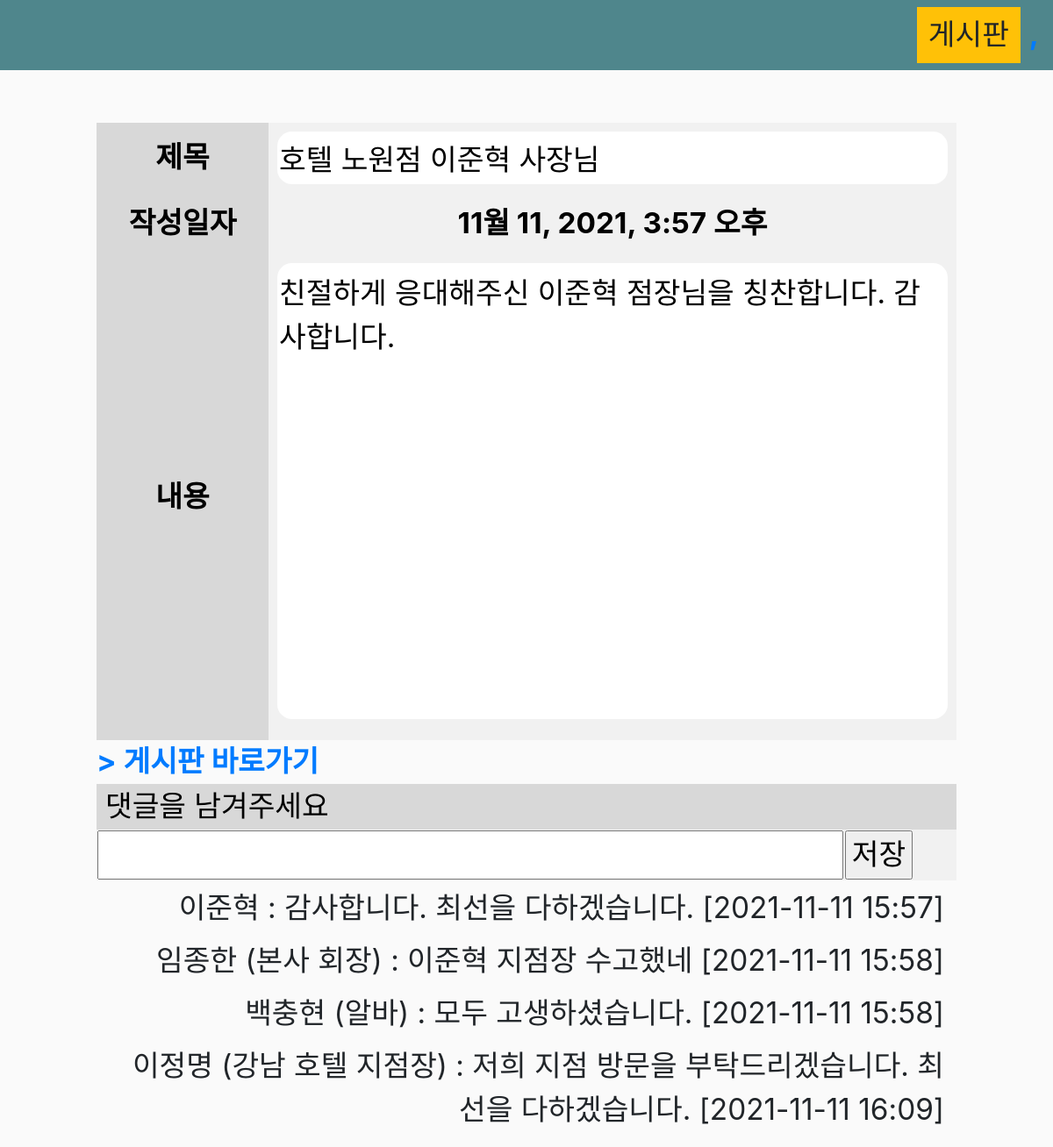
Page /board/23/ on the earlier database version.
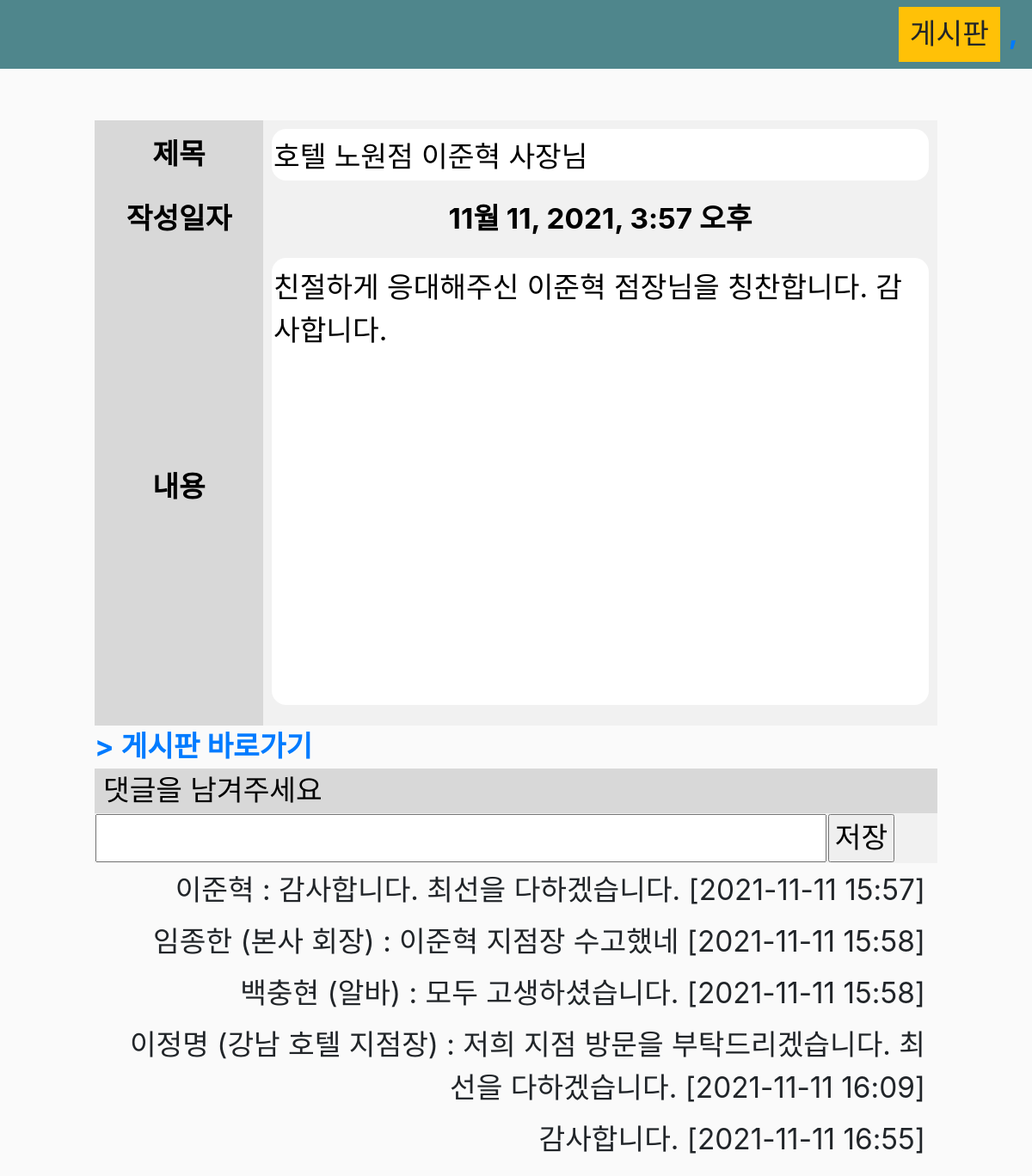
Same page on the later database version.
### board/models.py (models this page shows, shortened)
class Reply(models.Model):
    reply = models.ForeignKey(Board, on_delete=models.CASCADE)
    comment = models.CharField(max_length=200)
    rep_date = models.DateTimeField()

### board/views.py (the view)
# urls.py: path('<int:board_id>/', views.detail, name='detail'),
def detail(request, board_id):
    board = Board.objects.get(id=board_id)
    return render(request, 'board/detail.html', {'board': board})

### board/templates/board/detail.html (shortened to what this page needs)
<!DOCTYPE html>
{% load static %}
<html lang="kr">
<head>
    <link rel="stylesheet" href="https://stackpath.bootstrapcdn.com/bootstrap/4.4.1/css/bootstrap.min.css"
>
    <link rel="stylesheet" type="text/css" href="{% static 'css/main.css' %}">
</head>
<body>
    <nav class="navbar navbar-expand-lg navbar-dark bg-dark">
        <div class="collapse navbar-collapse" id="navbarSupportedContent">
            <div class="form-inline my-2 my-lg-0">
                <a href="{% url 'board:index' %}" class="btn btn-warning">게시판</a>
                <a href="#"> {{table}},
            </div>
        </div>
    </nav>
    <div class="container">
        <br>
        {% block content %}
        <body>
            <div class="content">
                <table class="board_for_read">
                    <tbody>
                        <tr>
                            <td class="td_title" style="text-align:center; width:20%;">제목</td>
                            <td style="padding:10px;">
                                <input type="text" name="title" id="title" value="{{ board.title }}" readonly/>
                            </td>
                        </tr>
                        <tr>
                            <td class="td_title" style="text-align:center; width:20%;">작성일자</td>
                            <td style="padding:10px;">
                                <span>{{ board.pub_date }}</span>
                            </td>
                        </tr>
                        <tr>
                            <td class="td_title" style="text-align:center;">내용</td>
                            <td style="padding:10px;">
                                <textarea name="detail" id="detail" rows="10" readonly>{{ board.content }}</textarea>
                            </td>
                        </tr>
                    </tbody>
                </table>
                <div style="text-align:left;">
                    <a href="{% url 'board:index' %}">> 게시판 바로가기</a>
                </div>
                <form action="{% url 'board:create_reply' board.id %}" method="post">
                <table class="board_for_read">
                    <tbody>
                        <tr>
                            <td colspan="2" class="td_title" style="text-align:left; padding-left:10px; height:30px;">댓글을 남겨주세요</td>
                        </tr>
                        <tr>
                            <td style="text-align:center;">
                                <input type="text" name="comment" id="comment" style="width:100%">
                            </td>
                            <td><input type="submit" value="저장"></td>
                        </tr>
                    </tbody>
                </table>
                </form>
                <div class="reply_content">
                    {% for rep in board.reply_set.all %}
                        <span class="reply">{{ rep.comment }} [{{ rep.rep_date|date:'Y-m-d H:i'}}]</span>
                    {% endfor %}
                </div>
            </div>
        </body>
        {% endblock content %}
    </div>
</body>
</html>

Differences in the rows shown:
added Reply: comment "감사합니다.", rep_date "2021-11-11 16:55"
